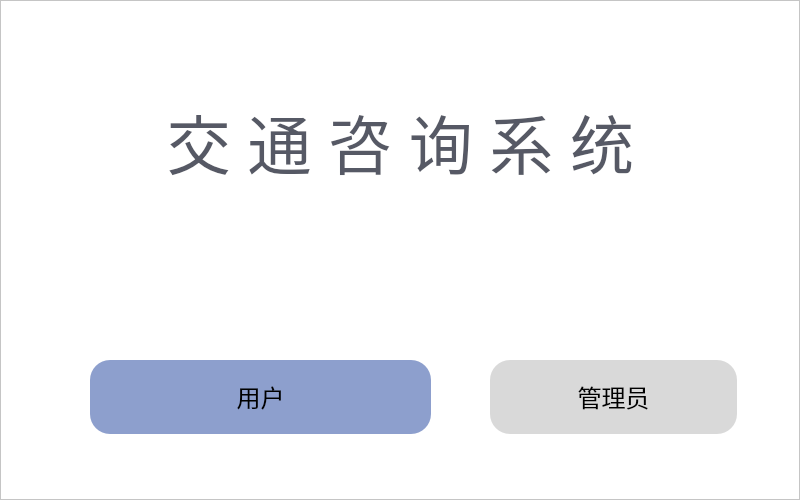
<?xml version="1.0" encoding="UTF-8"?>
<ui version="4.0">
 <class>HomePage</class>
 <widget class="QMainWindow" name="HomePage">
  <property name="geometry">
   <rect>
    <x>0</x>
    <y>0</y>
    <width>800</width>
    <height>500</height>
   </rect>
  </property>
  <property name="windowTitle">
   <string>MainWindow</string>
  </property>
  <widget class="QWidget" name="centralwidget">
   <widget class="QFrame" name="frame">
    <property name="geometry">
     <rect>
      <x>0</x>
      <y>0</y>
      <width>800</width>
      <height>500</height>
     </rect>
    </property>
    <property name="styleSheet">
     <string notr="true">background-color:#ffffff</string>
    </property>
    <property name="frameShape">
     <enum>QFrame::StyledPanel</enum>
    </property>
    <property name="frameShadow">
     <enum>QFrame::Raised</enum>
    </property>
    <widget class="QPushButton" name="userbtn">
     <property name="geometry">
      <rect>
       <x>90</x>
       <y>360</y>
       <width>341</width>
       <height>74</height>
      </rect>
     </property>
     <property name="sizePolicy">
      <sizepolicy hsizetype="Minimum" vsizetype="Minimum">
       <horstretch>0</horstretch>
       <verstretch>0</verstretch>
      </sizepolicy>
     </property>
     <property name="minimumSize">
      <size>
       <width>0</width>
       <height>9</height>
      </size>
     </property>
     <property name="font">
      <font>
       <family>微软雅黑</family>
       <pointsize>18</pointsize>
      </font>
     </property>
     <property name="cursor">
      <cursorShape>PointingHandCursor</cursorShape>
     </property>
     <property name="layoutDirection">
      <enum>Qt::LeftToRight</enum>
     </property>
     <property name="styleSheet">
      <string notr="true">*{
background-color:#8d9fcd;
border-radius: 20px;
}
QPushButton:pressed{  background-color: #5172c4;}
</string>
     </property>
     <property name="text">
      <string>用户</string>
     </property>
     <property name="iconSize">
      <size>
       <width>20</width>
       <height>20</height>
      </size>
     </property>
    </widget>
    <widget class="QPushButton" name="stfbtn">
     <property name="geometry">
      <rect>
       <x>490</x>
       <y>360</y>
       <width>247</width>
       <height>74</height>
      </rect>
     </property>
     <property name="sizePolicy">
      <sizepolicy hsizetype="Minimum" vsizetype="Minimum">
       <horstretch>0</horstretch>
       <verstretch>0</verstretch>
      </sizepolicy>
     </property>
     <property name="minimumSize">
      <size>
       <width>0</width>
       <height>9</height>
      </size>
     </property>
     <property name="font">
      <font>
       <family>微软雅黑</family>
       <pointsize>18</pointsize>
      </font>
     </property>
     <property name="cursor">
      <cursorShape>PointingHandCursor</cursorShape>
     </property>
     <property name="layoutDirection">
      <enum>Qt::LeftToRight</enum>
     </property>
     <property name="styleSheet">
      <string notr="true">*{
background-color:#d9d9d9;
border-radius: 20px;
}
QPushButton:pressed{  background-color: #bebebe;}
</string>
     </property>
     <property name="text">
      <string>管理员</string>
     </property>
     <property name="iconSize">
      <size>
       <width>20</width>
       <height>20</height>
      </size>
     </property>
    </widget>
    <widget class="QLabel" name="label">
     <property name="geometry">
      <rect>
       <x>175</x>
       <y>25</y>
       <width>450</width>
       <height>450</height>
      </rect>
     </property>
     <property name="text">
      <string/>
     </property>
     <property name="pixmap">
      <pixmap resource="res.qrc">:/earth.png</pixmap>
     </property>
     <property name="scaledContents">
      <bool>true</bool>
     </property>
    </widget>
    <widget class="QLabel" name="label_2">
     <property name="geometry">
      <rect>
       <x>100</x>
       <y>100</y>
       <width>601</width>
       <height>81</height>
      </rect>
     </property>
     <property name="font">
      <font>
       <family>华文琥珀</family>
       <pointsize>48</pointsize>
      </font>
     </property>
     <property name="styleSheet">
      <string notr="true">background-color:rgba(255,255,255,0);
color:#565965;</string>
     </property>
     <property name="text">
      <string>交 通 咨 询 系 统</string>
     </property>
     <property name="alignment">
      <set>Qt::AlignCenter</set>
     </property>
    </widget>
    <zorder>label</zorder>
    <zorder>label_2</zorder>
    <zorder>userbtn</zorder>
    <zorder>stfbtn</zorder>
   </widget>
  </widget>
 </widget>
 <resources>
  <include location="res.qrc"/>
 </resources>
 <connections/>
</ui>
